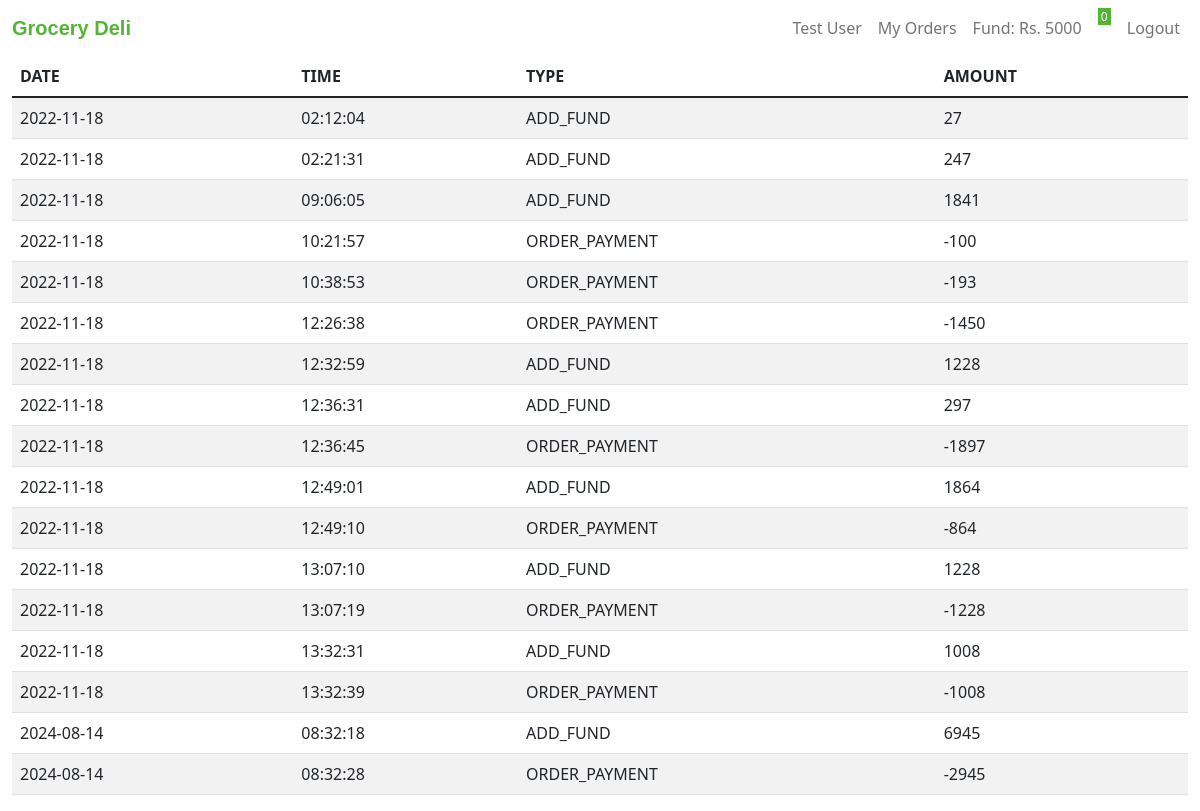
Before: /transactions (signed in) with the older database file.
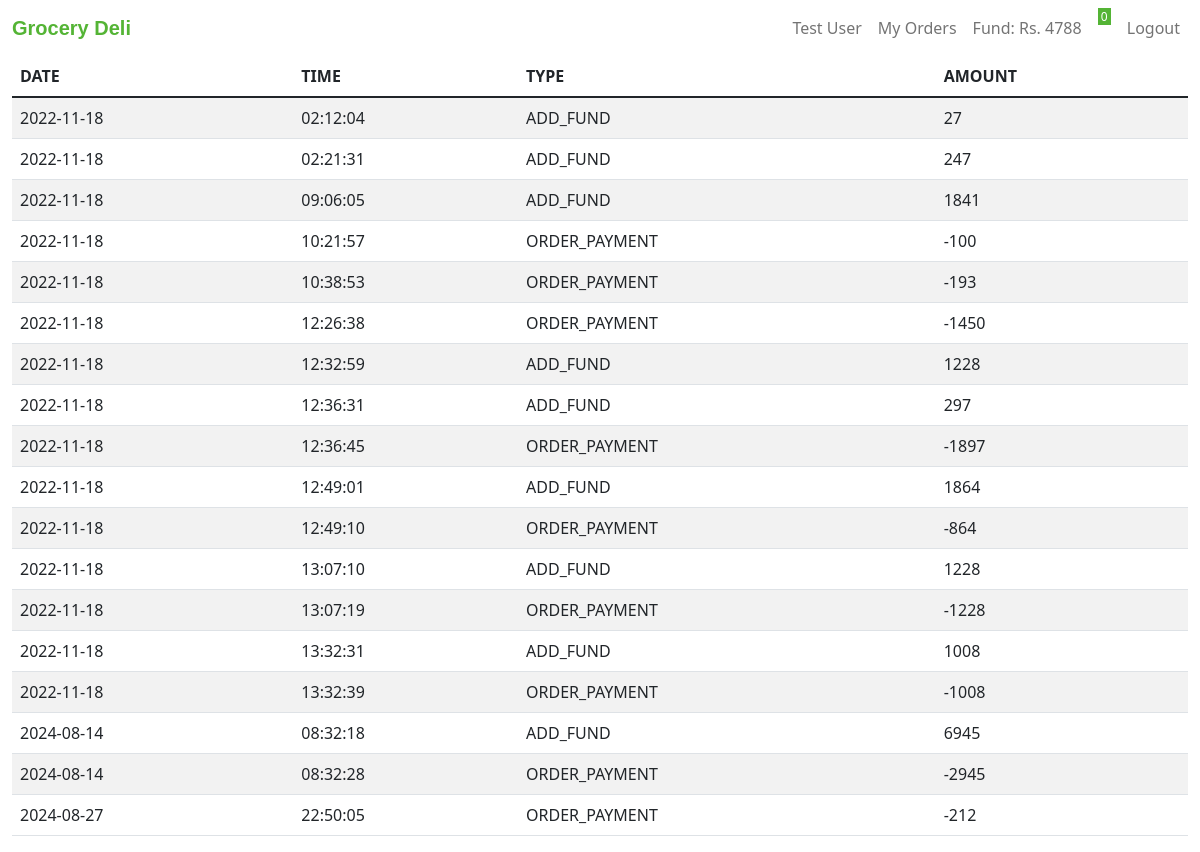
After: the same page with the newer database file.
### tables this page shows
CREATE TABLE users (user_id INTEGER PRIMARY KEY AUTOINCREMENT NOT NULL, name TEXT NOT NULL, email TEXT NOT NULL, phone INTEGER NOT NULL, hash TEXT NOT NULL, cash NUMERIC DEFAULT 0.00);

CREATE TABLE transactions(tran_id INTEGER PRIMARY KEY AUTOINCREMENT NOT NULL, user_id INTEGER NOT NULL, tran_type TEXT NOT NULL, amount NUMERIC NOT NULL, datetime TEXT NOT NULL, tran_status TEXT DEFAULT success);

### app.py (the view)
@app.route("/transactions")
@login_required
def transactions():
    user_id = session["user_id"]
    user_data = db.execute("SELECT * FROM users WHERE user_id = ?;", user_id)
    transactions = db.execute("SELECT * FROM transactions WHERE user_id = ?", user_id)
    for i in transactions:
        i["date"] = datetime.datetime.strptime(i["datetime"], '%Y-%m-%d %H:%M:%S').date()
        i["time"] = datetime.datetime.strptime(i["datetime"], '%Y-%m-%d %H:%M:%S').time()
    return render_template("transactions.html", transactions=transactions, user_data=user_data)

### app.py (called while the page is built)
@app.after_request
def after_request(response):
    response.headers["Cache-Control"] = "no-cache, no-store, must-revalidate"
    response.headers["Expires"] = 0
    response.headers["Pragma"] = "no-cache"
    return response

def login_required(f):
    @wraps(f)
    def decorated_function(*args, **kwargs):
        if session.get("user_id") is None:
            return redirect("/login")
        return f(*args, **kwargs)
    return decorated_function

### templates/transactions.html (shortened to what this page needs)
{% extends "layout.html" %}
{% block user %}
    {{ user_data[0]["name"] }}
{% endblock %}
{% block fund %}
    Fund: Rs. {{ user_data[0]["cash"] }}
{% endblock %}
{% block main %}
<table class="table table-striped">
    <thead>
        <tr>
            <th>DATE</th>
            <th>TIME</th>
            <th>TYPE</th>
            <th>AMOUNT</th>
        </tr>
    </thead>
    <tbody>
        {% for i in transactions %}
        <tr>
            <td>{{ i["date"] }}</td>
            <td>{{ i["time"] }}</td>
            <td>{{ i["tran_type"] }}</td>
            <td>{{ i["amount"] }}</td>
        </tr>
        {% endfor %}
    </tbody>
</table>
{% endblock %}

Changed rows visible on the page:
changed users "Test User": cash "5000" → "4788"
added transactions: date "2024-08-27", time "22:50:05", tran_type "ORDER_PAYMENT", amount "-212"
